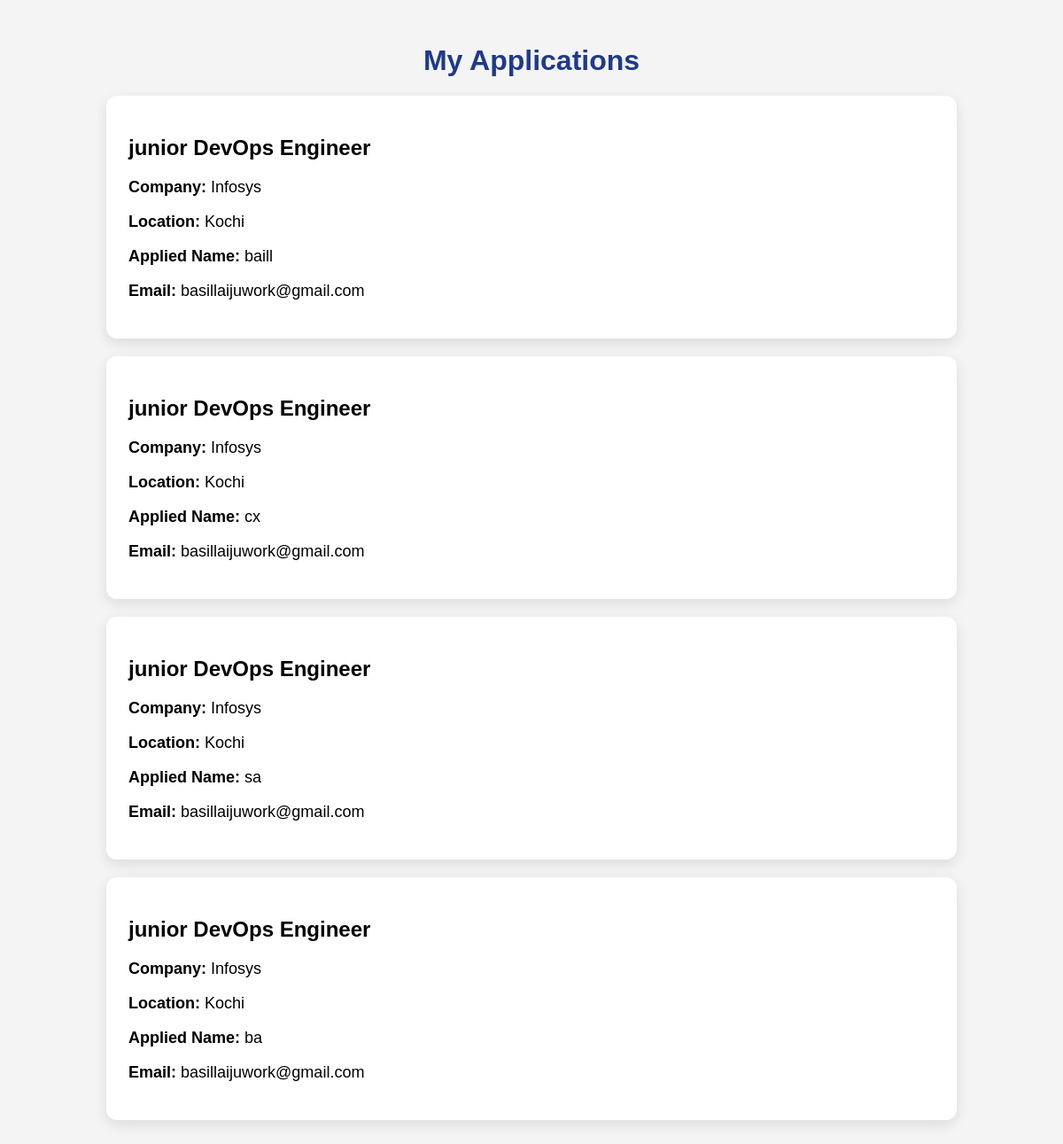
Page /my-applications/ (signed in) on the committed database.
### jobs/models.py (models this page shows, shortened)
class Application(models.Model):
    user = models.ForeignKey(User, on_delete=models.CASCADE, null=True)
    job = models.ForeignKey(Job, on_delete=models.CASCADE)
    name = models.CharField(max_length=100)
    email = models.EmailField()
    resume = models.FileField(upload_to='resumes/')
    applied_at = models.DateTimeField(auto_now_add=True)

class Job(models.Model):
    title = models.CharField(max_length=100)
    company = models.CharField(max_length=100)
    location = models.CharField(max_length=100)
    description = models.TextField()

### jobs/views.py (the view)
# urls.py: path('my-applications/', views.my_applications, name='my_applications'),
@login_required
def my_applications(request):
    applications = Application.objects.filter(user=request.user)
    return render(request, 'my_applications.html', {
        'applications': applications
    })

### templates/my_applications.html (shortened to what this page needs)
<html>
<head>
</head>
<body>
<div class="container">
    <h1>My Applications</h1>
    {% for application in applications %}
    <div class="card">
        <h2>{{ application.job.title }}</h2>
        <p><strong>Company:</strong> {{ application.job.company }}</p>
        <p><strong>Location:</strong> {{ application.job.location }}</p>
        <p><strong>Applied Name:</strong> {{ application.name }}</p>
        <p><strong>Email:</strong> {{ application.email }}</p>
    </div>
    {% empty %}
    <h3>No applications found</h3>
    {% endfor %}
</div>
</body>
</html>

### templates/my_applications.html (style rules this page uses)
body { font-family: Arial, sans-serif; background:#f4f4f4; margin:0; padding:0; }
.container { width:80%; margin:50px auto; }
h1 { text-align:center; color:#1e3a8a; }
.card { background:white; padding:25px; margin:20px 0; border-radius:12px; box-shadow:0 5px 15px rgba(0,0,0,0.1); }
p { font-size:18px; }

### rows in the picture
Application: job "junior DevOps Engineer", job.company "Infosys", job.location "Kochi", name "baill", email "basillaijuwork@gmail.com"
Application: job "junior DevOps Engineer", job.company "Infosys", job.location "Kochi", name "cx", email "basillaijuwork@gmail.com"
Application: job "junior DevOps Engineer", job.company "Infosys", job.location "Kochi", name "sa", email "basillaijuwork@gmail.com"
Application: job "junior DevOps Engineer", job.company "Infosys", job.location "Kochi", name "ba", email "basillaijuwork@gmail.com"
